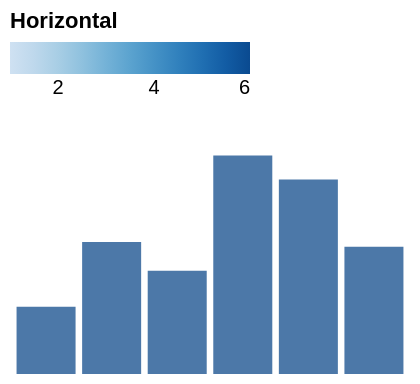

Specify this chart in Vega-Lite:
### Vega specification from a JSON file in a GitHub repository (floating-point values rounded to 4 significant figures)
{"width": 200, "height": 120, "padding": 5, "data": [{"name": "t", "values": [{"a": "Alpha", "b": 28, "c": "x", "d": 1}, {"a": "Bravo", "b": 55, "c": "y", "d": 2}, {"a": "Charlie", "b": 43, "c": "x", "d": 3}, {"a": "Delta", "b": 91, "c": "z", "d": 4}, {"a": "Echo", "b": 81, "c": "y", "d": 5}, {"a": "Foxtrot", "b": 53, "c": "z", "d": 6}]}], "scales": [{"name": "x", "type": "band", "domain": {"data": "t", "field": "a"}, "range": "width", "padding": 0.1}, {"name": "y", "type": "linear", "domain": {"data": "t", "field": "b"}, "range": "height", "nice": true}, {"name": "color", "type": "ordinal", "domain": {"data": "t", "field": "c"}, "range": {"scheme": "category10"}}, {"name": "ramp", "type": "linear", "domain": {"data": "t", "field": "d"}, "range": {"scheme": "blues"}}, {"name": "size", "type": "linear", "domain": {"data": "t", "field": "b"}, "range": [10, 200]}, {"name": "shape", "type": "ordinal", "domain": {"data": "t", "field": "c"}, "range": "symbol"}, {"name": "quant", "type": "quantize", "domain": [0, 100], "range": {"scheme": "greens", "count": 4}}], "marks": [{"type": "rect", "from": {"data": "t"}, "encode": {"enter": {"x": {"scale": "x", "field": "a"}, "width": {"scale": "x", "band": 1}, "y": {"scale": "y", "field": "b"}, "y2": {"scale": "y", "value": 0}}}}], "legends": [{"fill": "ramp", "type": "gradient", "title": "Horizontal", "direction": "horizontal", "gradientLength": 120, "orient": "top"}]}
